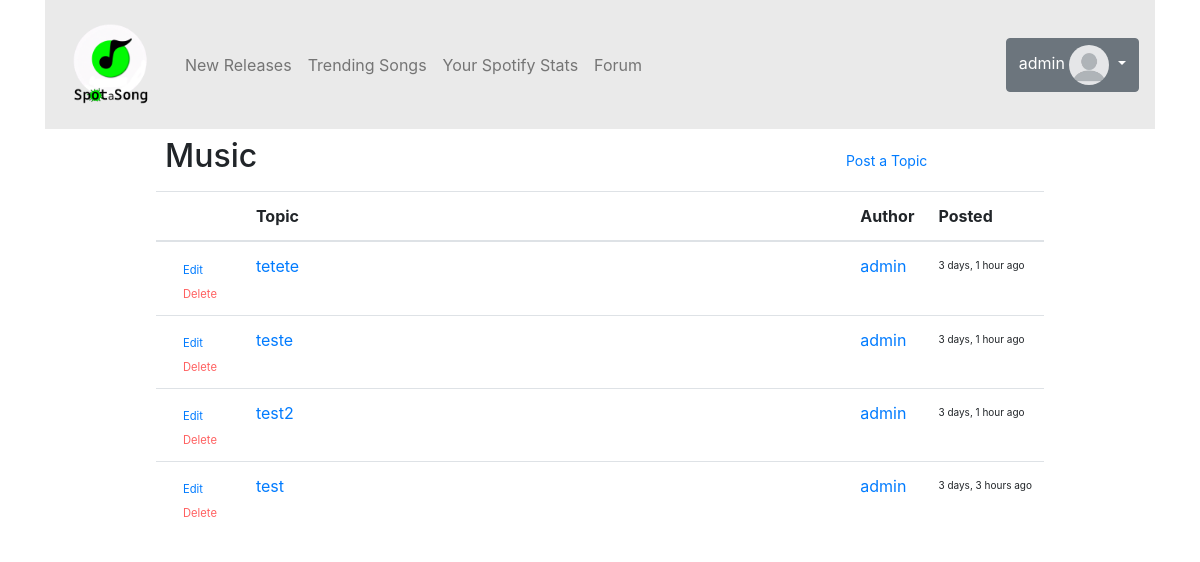
The app's page /forum/Music/ (signed in), older data.
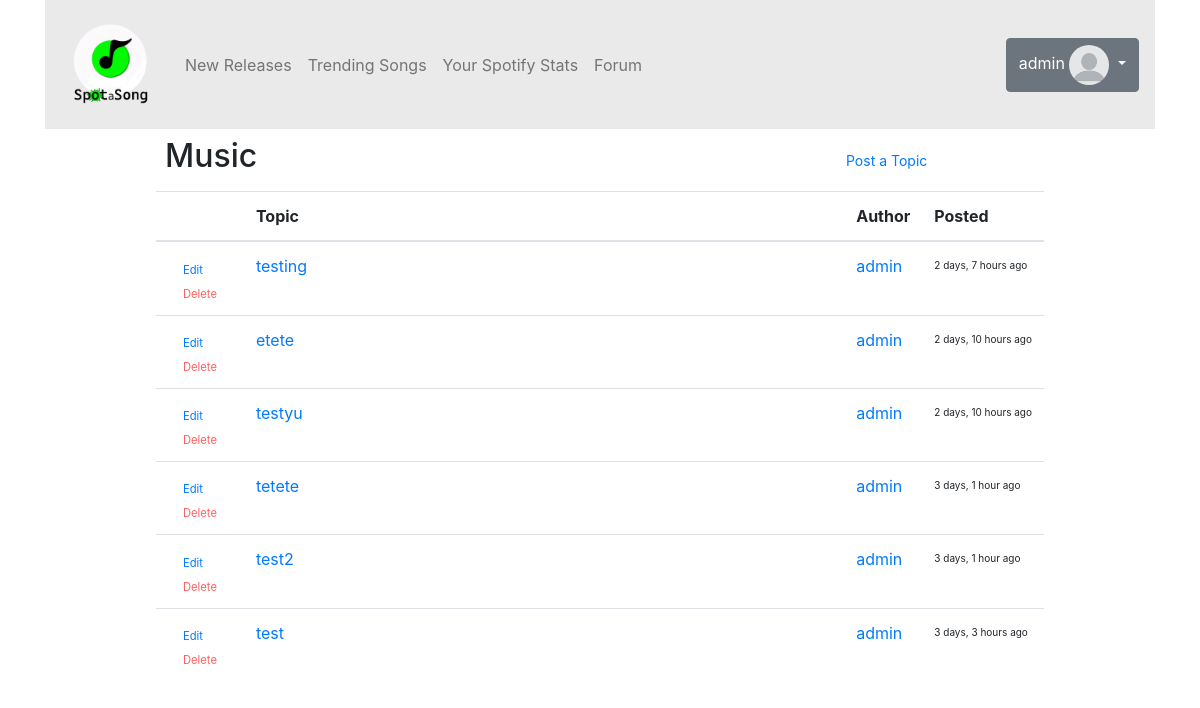
The same page, newer data.
### forum/models.py (models this page shows, shortened)
class ForumPost(models.Model):
    title = models.CharField(max_length=100)
    body = models.TextField()
    user = models.ForeignKey(User, on_delete=models.CASCADE)
    category = models.ForeignKey(ForumCategory, on_delete=models.CASCADE, related_name='posts')
    created_at = models.DateTimeField(auto_now_add=True)

### accounts/models.py (models this page shows)
class CustomUser(AbstractUser):
    age = models.PositiveIntegerField(null=True, blank=True)

### forum/views.py (the view, shortened to what this page needs)
# urls.py: path('<str:category_name>/', views.categoryposts, name='categoryposts'),
def categoryposts(request, category_name):
    forumcategory = ForumCategory.objects.get(name=category_name)
    forumpost = ForumPost.objects.filter(category=forumcategory).all().order_by('-created_at')
    now = timezone.now()
    for post in forumpost:
        post.time_since_created = timesince(post.created_at, now)
    forumpostform = ForumPostForm()
    editform = ForumPostForm()
    return render(request, 'categoryposts.html', {'category_name': category_name, 'posts':forumpost, 'forumPostForm': forumpostform, 'editpost':editform})

### forum/models.py (called while the page is built)
    def __str__(self):
        return self.name

### forum/templates/categoryposts.html (shortened to what this page needs)
{% extends "base.html" %}
{% load static %}
{% load crispy_forms_tags %}
{% block content %}
<div class="container">
    <div class="row">
      <div class="col-md-8">
        <h2 id="forum-category" class="pt-2 pb-2">{{category_name}}</h2>
      </div>
      <div class="my-auto">
        {% if user.is_authenticated %}
          <button id="postopic" type="button" class="btn btn-link btn-sm" data-toggle="modal" data-target="#postTopic">
              Post a Topic
          </button>
        {% else %}
        <small>Login to post a topic</small>
        {% endif %}
      </div>
    </div>
    <div class="row">
      <div class="col">
        <div class="d-flex justify-content-md-center">
        <table id="post-table" class="table table-hover table-xs-responsive">
            <thead>
              <tr>
                <th scope="col"></th>
                <th scope="col" class="w-100">Topic</th>
                <th scope="col" class="w-25">Author</th>
                <th scope="col" class="w-25">Posted</th>
              </tr>
            </thead>
            <tbody>
            {% for post in posts %}
              <tr style="cursor:pointer;">
                {% if post.user == request.user %}
                  <td>
                    <div class="col">
                      <button id="editTopic" type="button" class="btn btn-link btn-sm" data-toggle="modal" data-target="#editTopic{{post.id}}"onclick="populateEditForm('{{post.id}}', '{{post.body|linebreaksbr}}', '{{post.title|linebreaksbr}}')"><small>
                        Edit
                      </small>
                      </button>
                    </div>
                    <div class="col">
                      <button id="deleteTopic" type="button" class="btn btn-link btn-sm" data-toggle="modal" data-target="#deleteTopic-{{post.id}}"><small style="color: rgb(255, 96, 96);">
                        Delete
                      </small>
                      </button>
                    </div>
                  </td>
                {% else %}
                <td>
                {% endif %}
                <td><a class="my-auto" href="{% url 'forum:post' post.id %}">{{post.title}}</a></td>
                <td><a class="my-auto" href="{% url 'accounts:profile' post.user %}">{{post.user}}</a></td>
                <td id="timeposted">{{post.time_since_created}} ago</td>
              </tr>
            {% endfor %}
            </tbody>
          </table>
        </div>
      </div>
    </div>
</div>
{% endblock %}

Row changes from the older to the newer data that the page shows:
removed ForumPost: title "teste", user "admin", time_since_created "3 days, 1 hour"
added ForumPost: title "testing", user "admin", time_since_created "2 days, 7 hours"
added ForumPost: title "etete", user "admin", time_since_created "2 days, 10 hours"
added ForumPost: title "testyu", user "admin", time_since_created "2 days, 10 hours"
